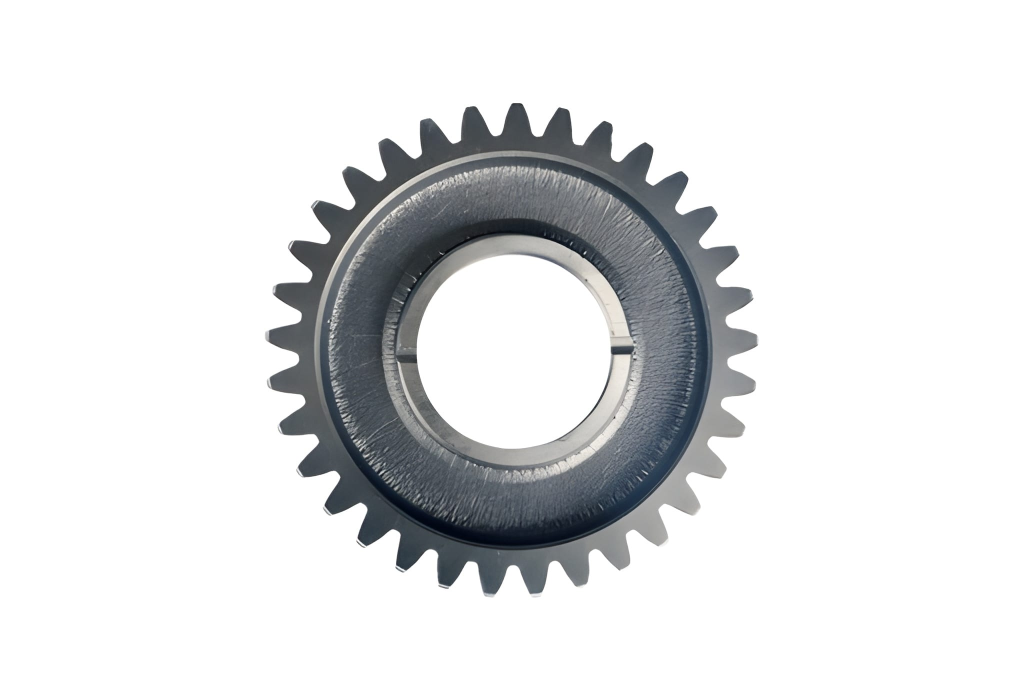
#> input picture Input_Images/gear_.jpg, 2048 x 1364 px (shown at 1/2 size)
$ python -i gear_analyzer_ui.py   (imports and definitions only)
#> lines starting #> are read from the running program, lines starting #| are printed output that depends on the picture; after the words box and inside, x2 and y2 are one past the last pixel; in counts of white or black regions, pixels touching at a corner belong together
### SpurGear_BtechProject_local/gear_analyzer.py
#!/usr/bin/env python3
# -*- coding: utf-8 -*-
"""
Gear Analysis System - Core Module
Analyzes gear images to extract measurements and tooth count
"""

import os
import json
import math
import argparse
from dataclasses import dataclass, asdict
from pathlib import Path
from typing import Dict, Any, Optional, Tuple, List

import cv2
import numpy as np
import matplotlib
matplotlib.use('Agg')  # Non-interactive backend for web deployment
import matplotlib.pyplot as plt
from scipy.signal import find_peaks, savgol_filter, medfilt


# =========================
# 1) Configuration & CLI
# =========================

@dataclass
class Config:
    # Paths
    input_image: str = "gear_try.jpg"
    out_dir: str = "Output"

    # Preprocessing
    clahe_clip: float = 2.0
    clahe_grid: Tuple[int, int] = (8, 8)
    gaussian_kernel: Tuple[int, int] = (3, 3)

    # Thresholding
    min_thresh: int = 50
    max_thresh: int = 200
    otsu_fallback: bool = True

    # Morphology
    open_kernel: Tuple[int, int] = (3, 3)
    close_kernel: Tuple[int, int] = (5, 5)
    open_iter: int = 1
    close_iter: int = 2

    # Segmentation
    min_gear_area_ratio: float = 0.05
    min_circularity: float = 0.4

    # Radial sampling
    radial_samples: int = 2048
    add_quantile: float = 0.90
    ded_quantile: float = 0.10

    # Tooth counting
    expected_teeth_min: int = 12
    expected_teeth_max: int = 120
    peak_prominence_factor: float = 0.4
    peak_window_clean: int = 15
    peak_window_moderate: int = 25
    peak_window_noisy: int = 35

    # FFT fallback
    fft_enabled: bool = True

    # Visualization
    show_plots: bool = False
    save_plots: bool = True
    fig_dpi: int = 120

    # Output
    save_json: bool = True
    save_overlay: bool = True
    save_csv_profile: bool = True

    # Calibration
    pixels_per_mm: Optional[float] = None


# [17 lines left out: function parse_args, not called in this run]


# ================================
# 2) Utilities: IO & Visualization
# ================================

def ensure_out_dir(path: str) -> Path:
    out = Path(path)
    out.mkdir(parents=True, exist_ok=True)
    return out


def save_plot(fig: plt.Figure, out_dir: Path, name: str, dpi: int = 120):
    out_path = out_dir / f"{name}.png"
    fig.tight_layout()
    fig.savefig(str(out_path), dpi=dpi)
    plt.close(fig)


def show_or_save(fig: plt.Figure, cfg: Config, out_dir: Path, name: str):
    if cfg.save_plots:
        save_plot(fig, out_dir, name, dpi=cfg.fig_dpi)
    if cfg.show_plots:
        fig.show()


# ================================
# 3) Image Loading & Validation
# ================================

def load_image(path: str) -> np.ndarray:
    img = cv2.imread(path, cv2.IMREAD_COLOR)
#> img is the input picture: shape (1364, 2048, 3); mean B, G, R 226.2, 225.2, 224.2
    if img is None:
        raise FileNotFoundError(f"Could not read image: {path}")
    return img


# ====================================
# 4) Preprocessing & Auto Thresholding
# ====================================

# [72 lines left out: function auto_threshold, not called in this run]


# ✅ NEW FUNCTION ADDED (no modification to existing logic)
def preprocess_with_fallback(img, cfg=None):
    tolerance = 240
    border = 20

    borders = np.concatenate([
        img[:border, :, :].reshape(-1,3),
        img[-border:, :, :].reshape(-1,3),
        img[:, :border, :].reshape(-1,3),
        img[:, -border:, :].reshape(-1,3),
    ])

    white_ratio = np.mean(np.all(borders >= tolerance, axis=1))

    if white_ratio > 0.85:
        print("✅ Detected pure white background — using direct masking")
        binary = np.where(np.all(img >= tolerance, axis=-1), 0, 255).astype(np.uint8)
        was_inverted = False
        debug = dict(method_used="Direct White Mask", invert=False)
        return binary, was_inverted, debug
    else:
        print("⚙️ Complex lighting — using adaptive thresholding")
        gray = cv2.cvtColor(img, cv2.COLOR_BGR2GRAY)
        clahe = cv2.createCLAHE(clipLimit=cfg.clahe_clip, tileGridSize=cfg.clahe_grid)
        gray_eq = clahe.apply(gray)
        blurred = cv2.GaussianBlur(gray_eq, cfg.gaussian_kernel, 0)
        return auto_threshold(blurred, cfg)


# ✅ EXISTING FUNCTION MODIFIED TO USE FALLBACK
def preprocess(img: np.ndarray, cfg: Config, out_dir: Path) -> Dict[str, Any]:
    gray = cv2.cvtColor(img, cv2.COLOR_BGR2GRAY)
    clahe = cv2.createCLAHE(clipLimit=cfg.clahe_clip, tileGridSize=cfg.clahe_grid)
    gray_eq = clahe.apply(gray)
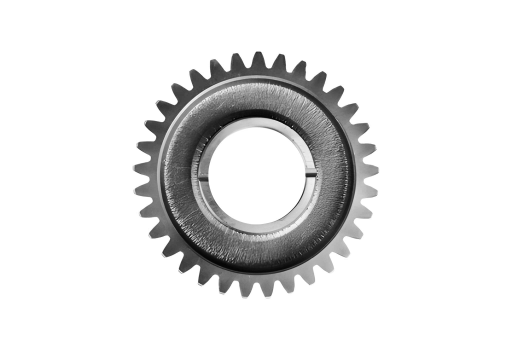
#> gray_eq: shape (1364, 2048) (shown at 1/4 size); min 0, max 255, mean 227
    blurred = cv2.GaussianBlur(gray_eq, cfg.gaussian_kernel, 0)

    # 👇 replace direct call with fallback logic
    binary, inverted, th_debug = preprocess_with_fallback(img, cfg)
#> in preprocess_with_fallback, `white_ratio = np.mean(np.all(borders >= tolerance, axis=1))`: white_ratio = 1
#> in preprocess_with_fallback, `binary = np.where(np.all(img >= tolerance, axis=-1), 0, 255).astype(np..`:
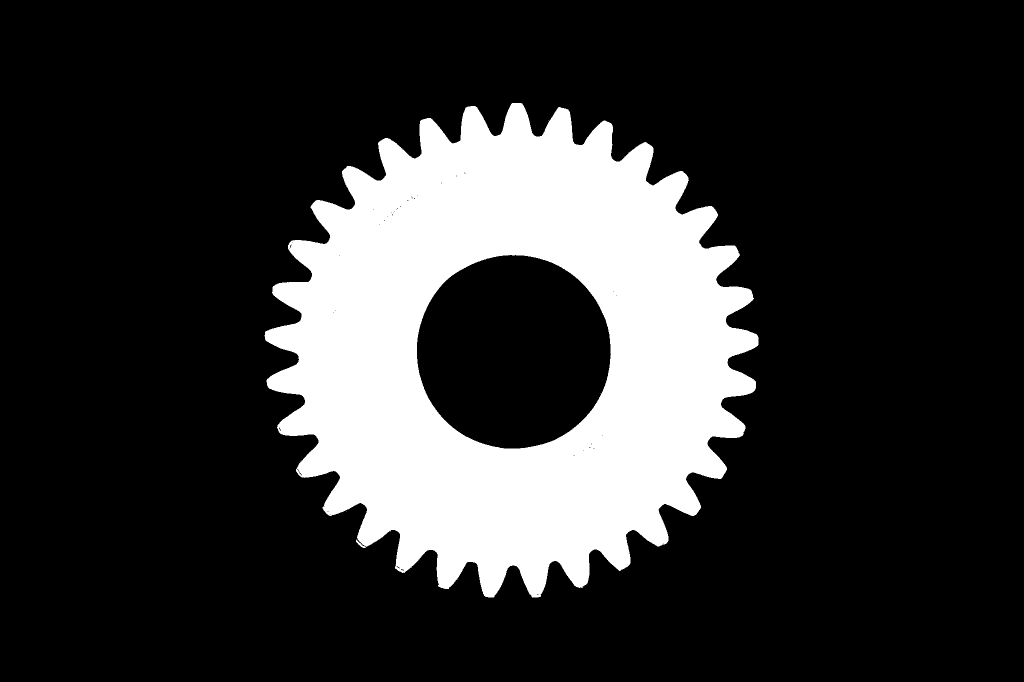
#> binary: shape (1364, 2048) (shown at 1/2 size); 20% white; 8 white regions (7 under 20 px)
#> inverted = False; th_debug = {'method_used': 'Direct White Mask', 'invert': False}

    fig = plt.figure(figsize=(10, 3))
    plt.subplot(1, 3, 1); plt.title("Gray"); plt.axis("off"); plt.imshow(gray, cmap="gray")
    plt.subplot(1, 3, 2); plt.title("CLAHE"); plt.axis("off"); plt.imshow(gray_eq, cmap="gray")
    plt.subplot(1, 3, 3); plt.title(f"Binary (invert={inverted})"); plt.axis("off"); plt.imshow(binary, cmap="gray")
    show_or_save(fig, cfg, out_dir, "01_preprocess")
#> in save_plot, `fig.savefig(str(out_path), dpi=dpi)`:
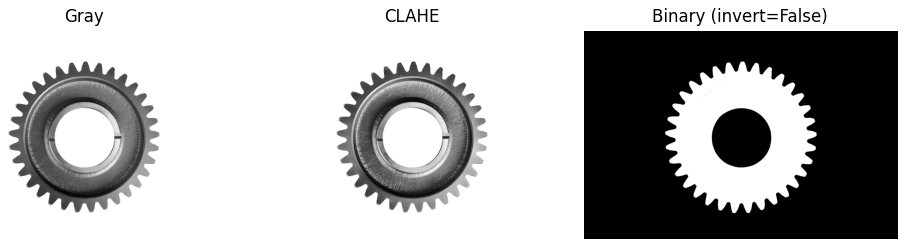
#> figure drawn by matplotlib, 3 panels

    return dict(gray=gray, gray_eq=gray_eq, binary=binary, inverted=inverted, debug=th_debug)


# ==========================================
# 5) Gear Segmentation, Contour & Validation
# ==========================================

def select_gear_mask(binary: np.ndarray, cfg: Config, out_dir: Path) -> Tuple[np.ndarray, Optional[np.ndarray]]:
    mask = binary.copy()
    cnts, _ = cv2.findContours(mask, cv2.RETR_EXTERNAL, cv2.CHAIN_APPROX_SIMPLE)
    if not cnts:
        return mask, None

    areas = [cv2.contourArea(c) for c in cnts]
    largest = cnts[int(np.argmax(areas))]

    canvas = np.zeros_like(mask)
    cv2.drawContours(canvas, [largest], -1, 255, -1)
    mask = canvas

    h, w = mask.shape
    area = float(cv2.contourArea(largest))
    area_ratio = area / float(h * w)
    perim = float(cv2.arcLength(largest, True))
    circularity = (4 * math.pi * area) / (perim * perim + 1e-9)

    if area_ratio < cfg.min_gear_area_ratio or circularity < cfg.min_circularity:
        pass

    cv2.imwrite(str(out_dir / "gear_mask.png"), mask)

    fig = plt.figure(figsize=(4, 4))
    plt.title("Mask (Largest Component)"); plt.axis("off"); plt.imshow(mask, cmap="gray")
    show_or_save(fig, cfg, out_dir, "02_mask")
    return mask, largest


# ====================================
# 6) Center & Radii
# ====================================

def robust_radius(contour: np.ndarray, center: Tuple[float, float], top_k: int = 200, mode: str = "max") -> float:
    cx, cy = center
    pts = contour[:, 0, :]
    d = np.hypot(pts[:, 0] - cx, pts[:, 1] - cy)
    vals = np.sort(d)
    k = min(top_k, len(vals))
    if k <= 0:
        return float(np.mean(d)) if d.size > 0 else 0.0
    if mode == "max":
        return float(np.mean(vals[-k:]))
    return float(np.mean(vals[:k]))


def center_from_moments(mask: np.ndarray) -> Tuple[float, float]:
    M = cv2.moments(mask, binaryImage=True)
    if M["m00"] == 0:
        ys, xs = np.where(mask > 0)
        return float(np.mean(xs)), float(np.mean(ys))
    cx = M["m10"] / M["m00"]
    cy = M["m01"] / M["m00"]
    return float(cx), float(cy)


def estimate_radii(mask: np.ndarray, outer_contour: np.ndarray, cfg: Config, out_dir: Path, img: np.ndarray) -> Dict[str, Any]:
    cx, cy = center_from_moments(mask)
    r_add = robust_radius(outer_contour, (cx, cy), mode="max")
    r_ded = robust_radius(outer_contour, (cx, cy), mode="min")
    r_pitch = 0.5 * (r_add + r_ded)

    contours, hierarchy = cv2.findContours(mask, cv2.RETR_TREE, cv2.CHAIN_APPROX_NONE)
    r_hole = None
    if hierarchy is not None:
        hierarchy = hierarchy[0]
        outer_idx = int(np.argmax([cv2.contourArea(c) for c in contours]))
        child_idxs = [i for i, h in enumerate(hierarchy) if h[3] == outer_idx]
        if child_idxs:
            inner_idx = max(child_idxs, key=lambda i: cv2.contourArea(contours[i]))
            r_hole = robust_radius(contours[inner_idx], (cx, cy), mode="max")

    diag = img.copy()
    for r in [r_ded, r_pitch, r_add]:
        cv2.circle(diag, (int(cx), int(cy)), int(max(1, r)), (0, 255, 0), 2)
    if r_hole:
        cv2.circle(diag, (int(cx), int(cy)), int(max(1, r_hole)), (255, 0, 0), 2)
    cv2.circle(diag, (int(cx), int(cy)), 4, (0, 0, 255), -1)
    cv2.imwrite(str(out_dir / "gear_radii_overlay.png"), diag)

    fig = plt.figure(figsize=(5, 5))
    plt.title("Center & Radii"); plt.axis("off"); plt.imshow(cv2.cvtColor(diag, cv2.COLOR_BGR2RGB))
    show_or_save(fig, cfg, out_dir, "03_radii")

    return dict(cx=cx, cy=cy, r_add=r_add, r_ded=r_ded, r_pitch=r_pitch, r_hole=r_hole)


# ======================================
# 7) Radial Profile & Tooth Counting
# ======================================

def radial_profile_from_contour(outer_contour: np.ndarray, cx: float, cy: float, samples: int) -> Tuple[np.ndarray, np.ndarray]:
    pts = outer_contour[:, 0, :]
    theta = np.mod(np.arctan2(pts[:, 1] - cy, pts[:, 0] - cx), 2 * np.pi)
    r = np.hypot(pts[:, 0] - cx, pts[:, 1] - cy)
    idx = np.argsort(theta)
    theta_sorted, r_sorted = theta[idx], r[idx]
    tgrid = np.linspace(0, 2 * np.pi, samples, endpoint=False)
    theta2 = np.concatenate([theta_sorted, theta_sorted + 2 * np.pi])
    r2 = np.concatenate([r_sorted, r_sorted])
    rgrid = np.interp(tgrid, theta2, r2)
    return tgrid, rgrid


def tooth_count_peaks(tgrid: np.ndarray, rgrid: np.ndarray, cfg: Config, out_dir: Path, label: str, do_plot: bool) -> Tuple[int, Dict[str, Any]]:
    r_centered = rgrid - np.mean(rgrid)
    r_median = medfilt(r_centered, kernel_size=15) + np.mean(rgrid)

    signal_std = float(np.std(r_median))
    signal_range = float(np.max(r_median) - np.min(r_median))
    noise_level = signal_std / (signal_range + 1e-9)

    if noise_level < 0.05:
        window_length = cfg.peak_window_clean
    elif noise_level < 0.10:
        window_length = cfg.peak_window_moderate
    else:
        window_length = cfg.peak_window_noisy
    if window_length % 2 == 0:
        window_length += 1

    r_smooth = savgol_filter(r_median, window_length=window_length, polyorder=3)

    N = len(tgrid)
    min_dist_cons = max(1, N // max(cfg.expected_teeth_max, 3))
    min_dist_lib = max(1, N // max(cfg.expected_teeth_min, 3))

    prom = max(1e-6, cfg.peak_prominence_factor * float(np.std(r_smooth - np.mean(r_smooth))))

    peaks_cons, props_cons = find_peaks(r_smooth, distance=min_dist_cons, prominence=prom, width=2)
    peaks_lib, props_lib = find_peaks(r_smooth, distance=min_dist_lib, prominence=0.6 * prom, width=1)

    def validate_regular(peaks: np.ndarray, tol: float = 0.3) -> Tuple[np.ndarray, bool]:
        if peaks is None or len(peaks) < 4:
            return peaks, False
        angles = tgrid[peaks]
        ang_sorted = np.sort(angles)
        diffs = np.diff(ang_sorted)
        diffs = np.append(diffs, 2 * np.pi - (ang_sorted[-1] - ang_sorted[0]))
        expected = 2 * np.pi / max(1, len(peaks))
        dev = np.abs(diffs - expected) / (expected + 1e-9)
        regular_idx = [i for i in range(len(peaks)) if (i < len(dev) and dev[i] < tol)]
        is_regular = (len(regular_idx) >= 0.8 * len(peaks))
        return peaks if is_regular else peaks, is_regular

    cons_valid, cons_regular = validate_regular(peaks_cons)
    lib_valid, lib_regular = validate_regular(peaks_lib)

    cons_count = len(cons_valid)
    lib_count = len(lib_valid)

    if cons_regular and cfg.expected_teeth_min <= cons_count <= cfg.expected_teeth_max:
        final_peaks = cons_valid
        method = "conservative_regular"
    elif lib_regular and cfg.expected_teeth_min <= lib_count <= cfg.expected_teeth_max:
        final_peaks = lib_valid
        method = "liberal_regular"
    elif cons_regular:
        final_peaks = cons_valid
        method = "conservative_extended"
    elif lib_regular:
        final_peaks = lib_valid
        method = "liberal_extended"
    else:
        target = math.sqrt(cfg.expected_teeth_min * cfg.expected_teeth_max)
        final_peaks = peaks_cons if abs(cons_count - target) < abs(lib_count - target) else peaks_lib
        method = "fallback_closest"

    count = int(len(final_peaks))

    if do_plot:
        fig = plt.figure(figsize=(14, 6))
        ax1 = fig.add_subplot(2, 2, 1)
        ax1.plot(tgrid, rgrid, alpha=0.4, label="Raw")
        ax1.plot(tgrid, r_median, alpha=0.7, label="Median")
        ax1.plot(tgrid, r_smooth, label="Smoothed")
        ax1.set_title("Signal processing")
        ax1.legend(); ax1.grid(alpha=0.3)

        ax2 = fig.add_subplot(2, 2, 2)
        ax2.plot(tgrid, r_smooth, label="Smoothed")
        ax2.plot(tgrid[peaks_cons], r_smooth[peaks_cons], "bo", label=f"Conservative {len(peaks_cons)}")
        ax2.plot(tgrid[peaks_lib], r_smooth[peaks_lib], "go", label=f"Liberal {len(peaks_lib)}")
        ax2.plot(tgrid[final_peaks], r_smooth[final_peaks], "ro", label=f"Final {len(final_peaks)}")
        ax2.set_title("Peak detection"); ax2.legend(); ax2.grid(alpha=0.3)

        ax3 = fig.add_subplot(2, 2, 3, projection="polar")
        ax3.plot(tgrid, r_smooth)
        if len(final_peaks) > 0:
            ax3.plot(tgrid[final_peaks], r_smooth[final_peaks], "ro")
        ax3.set_title(f"Polar view - {count} teeth")

        ax4 = fig.add_subplot(2, 2, 4)
        if len(final_peaks) > 1:
            peak_angles = np.sort(tgrid[final_peaks]) * 180 / np.pi
            diffs = np.diff(peak_angles)
            diffs = np.append(diffs, 360 - (peak_angles[-1] - peak_angles[0]))
            expected_deg = 360 / max(1, len(final_peaks))
            ax4.bar(range(len(diffs)), diffs, alpha=0.7)
            ax4.axhline(expected_deg, color="r", linestyle="--", label=f"Expected {expected_deg:.1f}°")
            ax4.legend()
        ax4.set_title("Angular spacing")

        show_or_save(fig, cfg, out_dir, f"04_peaks_{label}")

    info = dict(method=method, cons_count=cons_count, lib_count=lib_count,
                noise_level=float(noise_level), window_length=int(window_length),
                prominence=float(prom))
    return count, info


def tooth_count_fft(tgrid: np.ndarray, rgrid: np.ndarray, cfg: Config, out_dir: Path, label: str, do_plot: bool) -> Tuple[Optional[int], Dict[str, Any]]:
    kernel = np.ones(51) / 51.0
    r_det = rgrid - np.convolve(rgrid, kernel, mode="same")

    F = np.fft.rfft(r_det)
    freqs = np.fft.rfftfreq(len(tgrid), d=(2 * np.pi / len(tgrid)))
    power = np.abs(F)

    fmin = max(3, cfg.expected_teeth_min // 2)
    fmax = min(len(freqs) - 1, cfg.expected_teeth_max * 2)
    band = (freqs >= fmin) & (freqs <= fmax)
    if not np.any(band):
        return None, dict(note="no_band")

    idx = np.argmax(power[band])
    peak_freq = float(freqs[band][idx])
    teeth_candidate = int(round(peak_freq))

    if do_plot:
        fig = plt.figure(figsize=(10, 4))
        plt.plot(freqs[band], power[band])
        plt.title(f"FFT magnitude (peak ~ {teeth_candidate})")
        plt.xlabel("Frequency (cycles/rev)"); plt.ylabel("Magnitude")
        show_or_save(fig, cfg, out_dir, f"05_fft_{label}")

    return teeth_candidate, dict(peak_freq=peak_freq)


def consensus_tooth_count(tgrid: np.ndarray, rgrid: np.ndarray, cfg: Config, out_dir: Path) -> Tuple[Optional[int], Dict[str, Any]]:
    count_peaks, info_peaks = tooth_count_peaks(tgrid, rgrid, cfg, out_dir, "primary", cfg.save_plots or cfg.show_plots)

    candidates = [count_peaks]
    meta = {"primary": info_peaks}

    if cfg.fft_enabled:
        fft_count, info_fft = tooth_count_fft(tgrid, rgrid, cfg, out_dir, "fft", cfg.save_plots or cfg.show_plots)
        meta["fft"] = info_fft
        if fft_count is not None:
            candidates.append(fft_count)

    valid = [c for c in candidates if c is not None and c > 0]

    if not valid:
        return None, meta

    if len(valid) == 1:
        return int(valid[0]), meta

    a, b = int(valid[0]), int(valid[1])
    if abs(a - b) <= 1:
        return int(round(0.5 * (a + b))), meta

    return int(a), meta


# ==========================
# 8) Overlay & CSV Exports
# ==========================

def overlay_teeth_markers(img: np.ndarray, cx: float, cy: float, tgrid: np.ndarray, peaks_count: int, r_add: float, out_dir: Path, cfg: Config):
    if peaks_count is None or peaks_count <= 0:
        return
    angles = np.linspace(0, 2 * np.pi, peaks_count, endpoint=False)
    for a in angles:
        x = int(cx + r_add * np.cos(a))
        y = int(cy + r_add * np.sin(a))
        cv2.circle(img, (x, y), 3, (0, 0, 255), -1)
    cv2.circle(img, (int(cx), int(cy)), 4, (255, 0, 0), -1)
    cv2.imwrite(str(out_dir / "gear_teeth_overlay.png"), img)


def export_profile_csv(out_dir: Path, tgrid: np.ndarray, rgrid: np.ndarray):
    arr = np.vstack([tgrid, rgrid]).T
    header = "angle_rad, radius_px"
    np.savetxt(str(out_dir / "radial_profile.csv"), arr, delimiter=",", header=header, comments="")


# ==========================
# 9) Orchestrator (Main)
# ==========================

def analyze_gear(cfg: Config) -> Dict[str, Any]:
    out_dir = ensure_out_dir(cfg.out_dir)
    img = load_image(cfg.input_image)

    pre = preprocess(img, cfg, out_dir)
#> pre = 5 items
    gray = pre["gray"]
    binary = pre["binary"]

    mask, outer = select_gear_mask(binary, cfg, out_dir)
#> in select_gear_mask, `cnts, _ = cv2.findContours(mask, cv2.RETR_EXTERNAL, cv2.CHAIN_APPROX_S..`: cnts = 7 contours, 6 with area under 20; largest, box (x1, y1, x2, y2) and area: (529, 206, 1517, 1195) 673930
#> (the rest of the program and of its run is left out)
